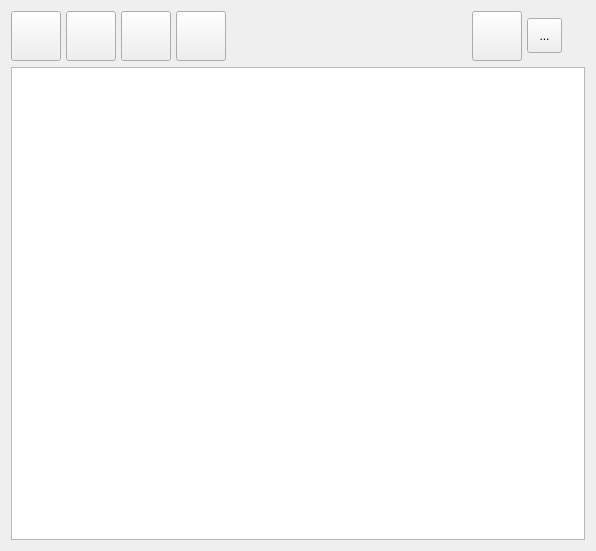
<?xml version="1.0" encoding="UTF-8"?>
<ui version="4.0">
 <class>RunQueueWidget</class>
 <widget class="QWidget" name="RunQueueWidget">
  <property name="geometry">
   <rect>
    <x>0</x>
    <y>0</y>
    <width>596</width>
    <height>551</height>
   </rect>
  </property>
  <property name="windowTitle">
   <string>Form</string>
  </property>
  <layout class="QVBoxLayout" name="verticalLayout" stretch="0,1">
   <item>
    <layout class="QHBoxLayout" name="horizontalLayout_2" stretch="0">
     <item>
      <layout class="QHBoxLayout" name="horizontalLayout" stretch="0,0,0,0,0,0,0,0">
       <property name="spacing">
        <number>5</number>
       </property>
       <property name="rightMargin">
        <number>0</number>
       </property>
       <item>
        <widget class="SquareFrame" name="squareFrame_3">
         <layout class="QVBoxLayout" name="verticalLayout_5">
          <property name="spacing">
           <number>0</number>
          </property>
          <property name="leftMargin">
           <number>0</number>
          </property>
          <property name="topMargin">
           <number>0</number>
          </property>
          <property name="rightMargin">
           <number>0</number>
          </property>
          <property name="bottomMargin">
           <number>0</number>
          </property>
          <item>
           <widget class="QPushButton" name="MoveUpInQueueBtn">
            <property name="sizePolicy">
             <sizepolicy hsizetype="Minimum" vsizetype="Minimum">
              <horstretch>1</horstretch>
              <verstretch>1</verstretch>
             </sizepolicy>
            </property>
            <property name="minimumSize">
             <size>
              <width>50</width>
              <height>50</height>
             </size>
            </property>
            <property name="sizeIncrement">
             <size>
              <width>1</width>
              <height>1</height>
             </size>
            </property>
            <property name="toolTip">
             <string>Move item up in Queue</string>
            </property>
            <property name="text">
             <string/>
            </property>
            <property name="icon">
             <iconset resource="../../../res/app_resources.qrc">
              <normaloff>:/Icons/icons/actions/go-up.png</normaloff>:/Icons/icons/actions/go-up.png</iconset>
            </property>
            <property name="iconSize">
             <size>
              <width>25</width>
              <height>25</height>
             </size>
            </property>
           </widget>
          </item>
         </layout>
        </widget>
       </item>
       <item>
        <widget class="SquareFrame" name="squareFrame_4">
         <layout class="QVBoxLayout" name="verticalLayout_6">
          <property name="spacing">
           <number>0</number>
          </property>
          <property name="leftMargin">
           <number>0</number>
          </property>
          <property name="topMargin">
           <number>0</number>
          </property>
          <property name="rightMargin">
           <number>0</number>
          </property>
          <property name="bottomMargin">
           <number>0</number>
          </property>
          <item>
           <widget class="QPushButton" name="MoveDownInQueueBtn">
            <property name="sizePolicy">
             <sizepolicy hsizetype="Minimum" vsizetype="Minimum">
              <horstretch>1</horstretch>
              <verstretch>1</verstretch>
             </sizepolicy>
            </property>
            <property name="minimumSize">
             <size>
              <width>50</width>
              <height>50</height>
             </size>
            </property>
            <property name="sizeIncrement">
             <size>
              <width>1</width>
              <height>1</height>
             </size>
            </property>
            <property name="toolTip">
             <string>Move item down in Queue</string>
            </property>
            <property name="text">
             <string/>
            </property>
            <property name="icon">
             <iconset resource="../../../res/app_resources.qrc">
              <normaloff>:/Icons/icons/actions/go-down.png</normaloff>:/Icons/icons/actions/go-down.png</iconset>
            </property>
            <property name="iconSize">
             <size>
              <width>25</width>
              <height>25</height>
             </size>
            </property>
           </widget>
          </item>
         </layout>
        </widget>
       </item>
       <item>
        <widget class="SquareFrame" name="squareFrame_5">
         <layout class="QVBoxLayout" name="verticalLayout_7">
          <property name="spacing">
           <number>0</number>
          </property>
          <property name="leftMargin">
           <number>0</number>
          </property>
          <property name="topMargin">
           <number>0</number>
          </property>
          <property name="rightMargin">
           <number>0</number>
          </property>
          <property name="bottomMargin">
           <number>0</number>
          </property>
          <item>
           <widget class="QPushButton" name="CancelStopButton">
            <property name="sizePolicy">
             <sizepolicy hsizetype="Minimum" vsizetype="Minimum">
              <horstretch>1</horstretch>
              <verstretch>1</verstretch>
             </sizepolicy>
            </property>
            <property name="minimumSize">
             <size>
              <width>50</width>
              <height>50</height>
             </size>
            </property>
            <property name="sizeIncrement">
             <size>
              <width>1</width>
              <height>1</height>
             </size>
            </property>
            <property name="toolTip">
             <string>Dequeue/Stop item</string>
            </property>
            <property name="text">
             <string/>
            </property>
            <property name="icon">
             <iconset resource="../../../res/app_resources.qrc">
              <normaloff>:/Icons/icons/actions/process-stop.png</normaloff>:/Icons/icons/actions/process-stop.png</iconset>
            </property>
            <property name="iconSize">
             <size>
              <width>25</width>
              <height>25</height>
             </size>
            </property>
           </widget>
          </item>
         </layout>
        </widget>
       </item>
       <item>
        <widget class="SquareFrame" name="squareFrame_6">
         <layout class="QVBoxLayout" name="verticalLayout_8">
          <property name="spacing">
           <number>0</number>
          </property>
          <property name="leftMargin">
           <number>0</number>
          </property>
          <property name="topMargin">
           <number>0</number>
          </property>
          <property name="rightMargin">
           <number>0</number>
          </property>
          <property name="bottomMargin">
           <number>0</number>
          </property>
          <item>
           <widget class="QPushButton" name="DeleteButton">
            <property name="sizePolicy">
             <sizepolicy hsizetype="Minimum" vsizetype="Minimum">
              <horstretch>1</horstretch>
              <verstretch>1</verstretch>
             </sizepolicy>
            </property>
            <property name="minimumSize">
             <size>
              <width>50</width>
              <height>50</height>
             </size>
            </property>
            <property name="sizeIncrement">
             <size>
              <width>1</width>
              <height>1</height>
             </size>
            </property>
            <property name="toolTip">
             <string>Delete item</string>
            </property>
            <property name="text">
             <string/>
            </property>
            <property name="icon">
             <iconset resource="../../../res/app_resources.qrc">
              <normaloff>:/Icons/icons/places/user-trash.png</normaloff>:/Icons/icons/places/user-trash.png</iconset>
            </property>
            <property name="iconSize">
             <size>
              <width>25</width>
              <height>25</height>
             </size>
            </property>
           </widget>
          </item>
         </layout>
        </widget>
       </item>
       <item>
        <spacer name="horizontalSpacer">
         <property name="orientation">
          <enum>Qt::Horizontal</enum>
         </property>
         <property name="sizeHint" stdset="0">
          <size>
           <width>40</width>
           <height>20</height>
          </size>
         </property>
        </spacer>
       </item>
       <item>
        <widget class="SquareFrame" name="squareFrame">
         <property name="sizePolicy">
          <sizepolicy hsizetype="Preferred" vsizetype="Preferred">
           <horstretch>0</horstretch>
           <verstretch>0</verstretch>
          </sizepolicy>
         </property>
         <layout class="QVBoxLayout" name="verticalLayout_3">
          <property name="spacing">
           <number>0</number>
          </property>
          <property name="leftMargin">
           <number>0</number>
          </property>
          <property name="topMargin">
           <number>0</number>
          </property>
          <property name="rightMargin">
           <number>0</number>
          </property>
          <property name="bottomMargin">
           <number>0</number>
          </property>
          <item>
           <widget class="QPushButton" name="StartRunningQueueBtn">
            <property name="sizePolicy">
             <sizepolicy hsizetype="Minimum" vsizetype="Minimum">
              <horstretch>0</horstretch>
              <verstretch>0</verstretch>
             </sizepolicy>
            </property>
            <property name="minimumSize">
             <size>
              <width>50</width>
              <height>50</height>
             </size>
            </property>
            <property name="toolTip">
             <string>Start automatic run-mode</string>
            </property>
            <property name="text">
             <string/>
            </property>
            <property name="icon">
             <iconset resource="../../../res/app_resources.qrc">
              <normaloff>:/Icons/icons/actions/media-playback-start.png</normaloff>
              <normalon>:/Icons/icons/media-playback-started.png</normalon>:/Icons/icons/actions/media-playback-start.png</iconset>
            </property>
            <property name="iconSize">
             <size>
              <width>25</width>
              <height>25</height>
             </size>
            </property>
            <property name="checkable">
             <bool>true</bool>
            </property>
           </widget>
          </item>
         </layout>
        </widget>
       </item>
       <item>
        <widget class="QToolButton" name="toolButton">
         <property name="sizePolicy">
          <sizepolicy hsizetype="Fixed" vsizetype="Fixed">
           <horstretch>0</horstretch>
           <verstretch>0</verstretch>
          </sizepolicy>
         </property>
         <property name="minimumSize">
          <size>
           <width>35</width>
           <height>35</height>
          </size>
         </property>
         <property name="text">
          <string>...</string>
         </property>
         <property name="icon">
          <iconset resource="../../../res/app_resources.qrc">
           <normaloff>:/Icons/icons/categories/applications-system.png</normaloff>:/Icons/icons/categories/applications-system.png</iconset>
         </property>
         <property name="iconSize">
          <size>
           <width>25</width>
           <height>25</height>
          </size>
         </property>
        </widget>
       </item>
       <item>
        <widget class="SquareFrame" name="squareFrame_2">
         <layout class="QVBoxLayout" name="verticalLayout_4"/>
        </widget>
       </item>
      </layout>
     </item>
    </layout>
   </item>
   <item>
    <layout class="QVBoxLayout" name="QueueViewLayout">
     <item>
      <widget class="RunQueueTreeView" name="runQueueTreeView"/>
     </item>
    </layout>
   </item>
  </layout>
 </widget>
 <customwidgets>
  <customwidget>
   <class>SquareFrame</class>
   <extends>QFrame</extends>
   <header>pyside6_utils.widgets.square_frame</header>
   <container>1</container>
  </customwidget>
  <customwidget>
   <class>RunQueueTreeView</class>
   <extends>QTreeView</extends>
   <header>configurun.app.views.run_queue_tree_view</header>
  </customwidget>
 </customwidgets>
 <resources>
  <include location="../../../res/app_resources.qrc"/>
 </resources>
 <connections/>
</ui>
